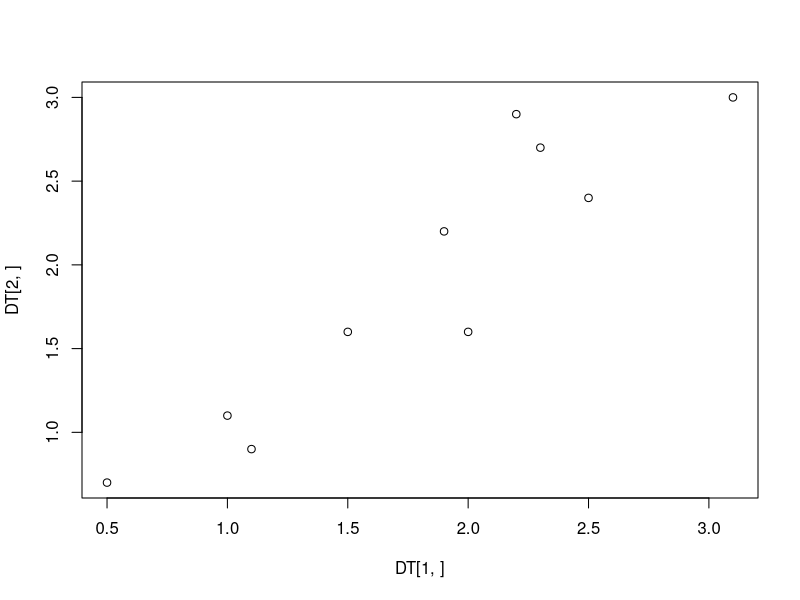
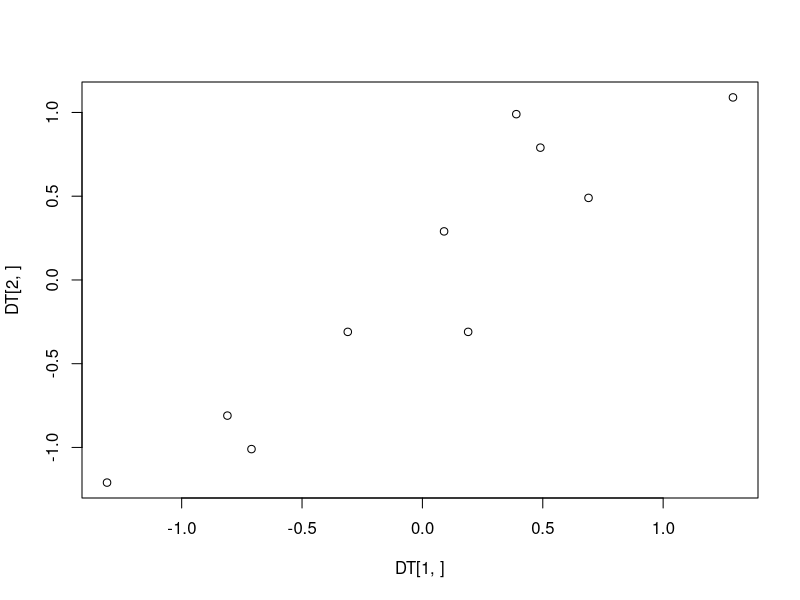
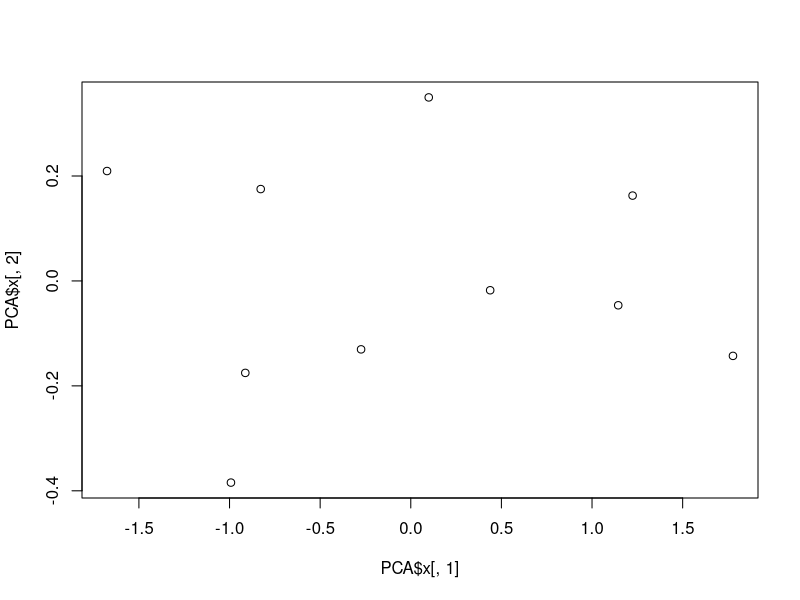
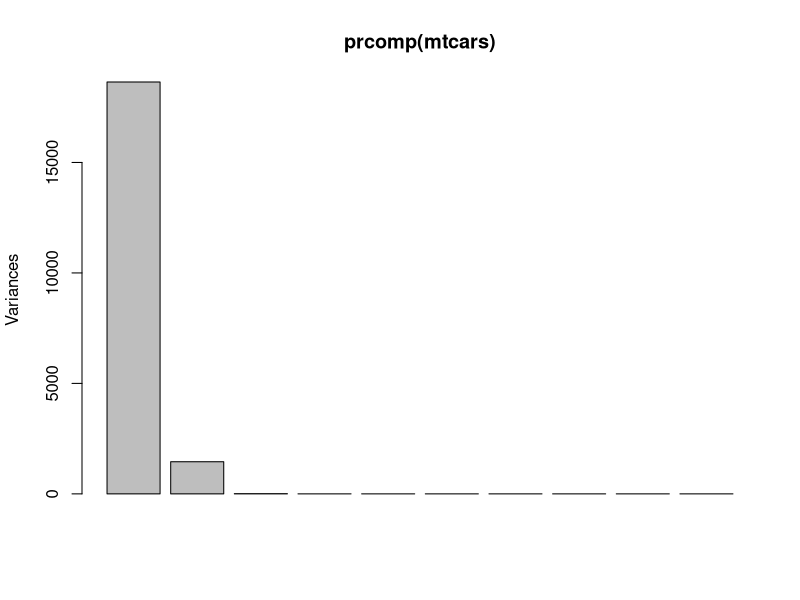

Generate these figures, in order, with R:
############################# PCA #############################

# In bioinfo datasets, rows = variables & cols = instances
# Therefore we have to transpose the datasets before using  R functions.
# Most of the time, 2 principal components are use in bioinfo, cz 
# it is easy to represent the data in 2D plot. (3 PCs also can be used if necessary)

# Example you tube channel StatQuest (https://youtu.be/FgakZw6K1QQ)

# PCA example

D = matrix(c(2.5,0.5,2.2,1.9,3.1,2.3,2.0,1.0,1.5,
             1.1,2.4,0.7,2.9,2.2,3.0,2.7,1.6,1.1,
             1.6,0.9),10,2, byrow =F)
D

#transpose the dataset
DT = t(D)
DT

plot(DT[1,],DT[2,])

mean(DT[1,])
mean(DT[2,])

DT[1,]=DT[1,]-mean(DT[1,])
DT[2,]=DT[2,]-mean(DT[2,])

plot(DT[1,],DT[2,])

# covariance

cov.matrix=var(t(DT))

# calculate the eigenvalue and eigenvectors 

# eigen value is sum of squared distance

eigen(cov.matrix)

# identify the eigenvector associated with eigenvalue 0.049083
W = eigen(cov.matrix)$vectors
WT = t(W)
WT

# PCA's
DPCA = WT%*%DT
DPCA

###################### above steps are the manual steps. but we are use packages to get PCs ###############################

# prcomp in stats package

# this package not is designed for bioinfo dtasets

?prcomp

# OR can use princopm(). # this is designed for bio info

PCA = prcomp(D, center = T)
PCA$x

plot(PCA$x[,1],PCA$x[,2])

summary(PCA)

# Example: mtcars

data(mtcars)
data
str(mtcars)
prcomp(mtcars)

summary(prcomp(mtcars))

screeplot(prcomp(mtcars))

# Do not get target variables into PCs and exclude them.
# take only the x variables.


